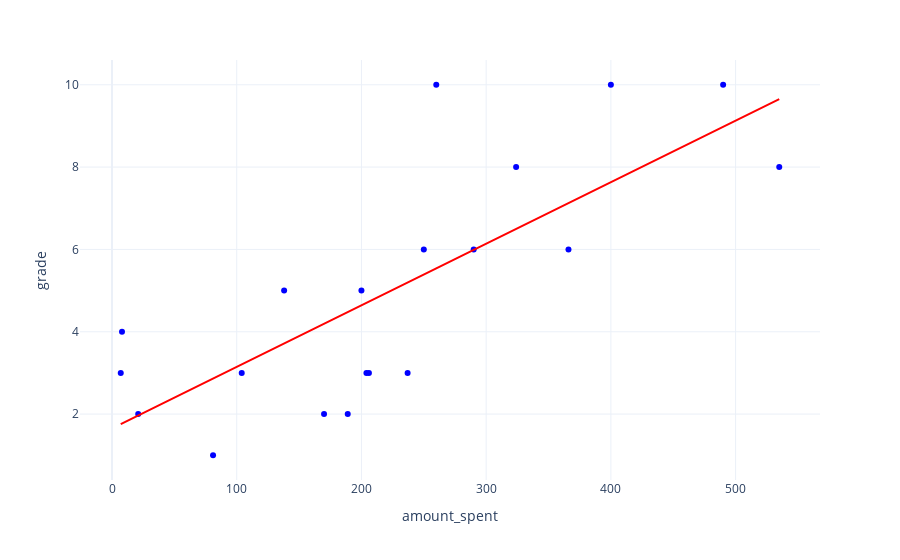

The code cell stored with this chart in its notebook:
### Code cell
fig = px.scatter(
    events,
    x = 'amount_spent',
    y = 'grade',
    trendline = 'ols',
    template = 'plotly_white'
)
fig.update_traces(marker_color = 'blue', line_color = 'red')

### Figure 1 — Plotly figure (JSON) as saved in the notebook; plotly's stock layout.template omitted (floating-point values rounded to 4 significant figures)
{"data": [{"hovertemplate": "amount_spent=%{x}<br>grade=%{y}<extra></extra>", "legendgroup": "", "line": {"color": "red"}, "marker": {"color": "blue", "symbol": "circle"}, "mode": "markers", "name": "", "orientation": "v", "showlegend": false, "type": "scatter", "x": [206, 260, 366, 490, 290, 250, 200, 204, 170, 8, 104, 138, 535, 324, 81, 21, 237, 400, 189, 7], "xaxis": "x", "y": [3, 10, 6, 10, 6, 6, 5, 3, 2, 4, 3, 5, 8, 8, 1, 2, 3, 10, 2, 3], "yaxis": "y"}, {"hovertemplate": "<b>OLS trendline</b><br>grade = 0.014949 * amount_spent + 1.65143<br>R<sup>2</sup>=0.583478<br><br>amount_spent=%{x}<br>grade=%{y} <b>(trend)</b><extra></extra>", "legendgroup": "", "line": {"color": "red"}, "marker": {"color": "blue", "symbol": "circle"}, "mode": "lines", "name": "", "showlegend": false, "type": "scatter", "x": [7, 8, 21, 81, 104, 138, 170, 189, 200, 204, 206, 237, 250, 260, 290, 324, 366, 400, 490, 535], "xaxis": "x", "y": [1.756, 1.771, 1.965, 2.862, 3.206, 3.714, 4.193, 4.477, 4.641, 4.701, 4.731, 5.194, 5.389, 5.538, 5.987, 6.495, 7.123, 7.631, 8.976, 9.649], "yaxis": "y"}], "layout": {"legend": {"tracegroupgap": 0}, "margin": {"t": 60}, "xaxis": {"anchor": "y", "domain": [0, 1], "title": {"text": "amount_spent"}}, "yaxis": {"anchor": "x", "domain": [0, 1], "title": {"text": "grade"}}}}
